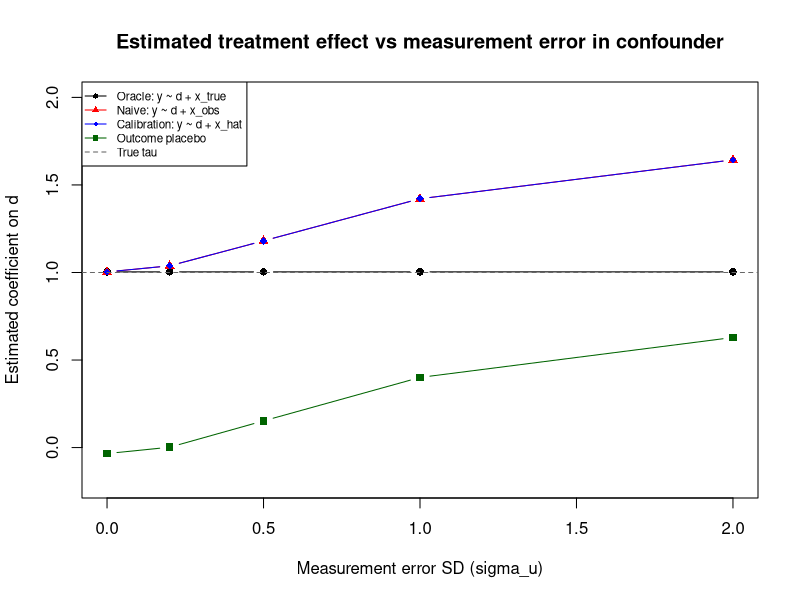
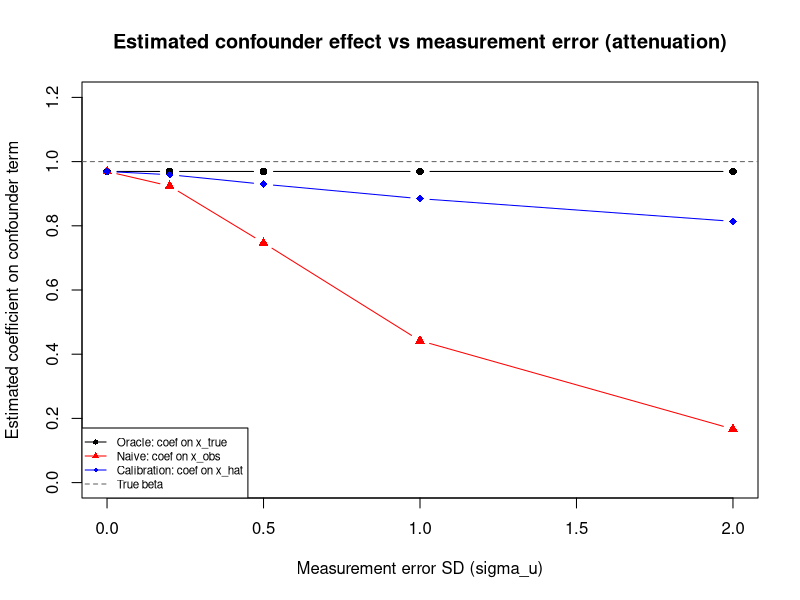
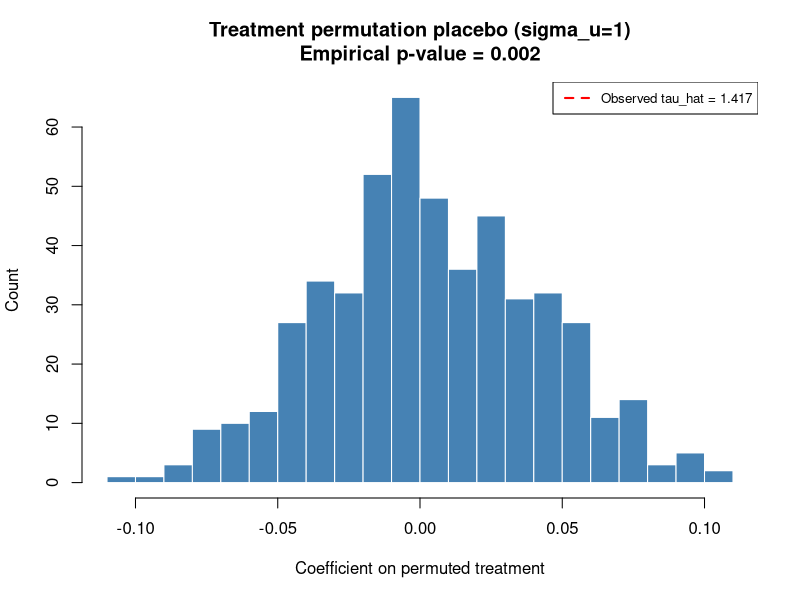

These figures' R source, in order:
###############################################################################
# Measurement Error + Placebo Tests Tutorial: R
# Author: Jared Edgerton
#
# This script demonstrates:
#   1) Classic measurement error in covariates (X_true vs X_observed)
#   2) How measurement error can bias regression estimates (including confounding)
#   3) Simple correction idea using a "validation subsample" (regression calibration)
#   4) Placebo tests as pipeline diagnostics:
#        - Outcome placebo (negative control outcome)
#        - Treatment permutation placebo (randomization inference)
#
# Dependencies: base R only (no packages required)
#
# Teaching note:
# - Written as a sequential workflow so students can see how the pipeline unfolds.
# - No user-defined functions.
# - Minimal control flow (loops are used for simulation/permutations).
###############################################################################

# -----------------------------------------------------------------------------
# Setup
# -----------------------------------------------------------------------------
set.seed(123)

dir.create("data_raw", showWarnings = FALSE)
dir.create("data_processed", showWarnings = FALSE)
dir.create("figures", showWarnings = FALSE)
dir.create("outputs", showWarnings = FALSE)
dir.create("src", showWarnings = FALSE)

# -----------------------------------------------------------------------------
# Part 1: A simple data generating process with confounding
# -----------------------------------------------------------------------------
# We simulate:
#   X_true: a true confounder (unobserved truth)
#   D: a treatment/exposure correlated with X_true
#   Y: an outcome affected by both D and X_true
#
# Then we observe:
#   X_obs = X_true + U   (measurement error in X)
#
# Key intuition:
# - If X_true is a confounder, we need to control for it to estimate the effect of D.
# - If we only have a noisy measure X_obs, we do not fully control for confounding.
# - As measurement error increases, bias in the estimated effect of D can increase.

n <- 5000

# True confounder
x_true <- rnorm(n, mean = 0, sd = 1)

# Treatment assignment correlated with x_true (logistic link)
# (This creates confounding: D is not independent of x_true.)
logit_p <- 1.0 * x_true
p <- 1 / (1 + exp(-logit_p))
d <- rbinom(n, size = 1, prob = p)

# True outcome model
tau <- 1.0     # true effect of D on Y
beta <- 1.0    # effect of X_true on Y
eps_y <- rnorm(n, mean = 0, sd = 1)

y <- tau * d + beta * x_true + eps_y

# Placebo outcome (negative control outcome): NOT affected by D by construction
eps_pl <- rnorm(n, mean = 0, sd = 1)
y_placebo <- 0.0 * d + beta * x_true + eps_pl

df_base <- data.frame(
  y = y,
  y_placebo = y_placebo,
  d = d,
  x_true = x_true
)

cat("\n--- Data preview ---\n")
print(head(df_base))
cat("\nTreatment rate:", round(mean(df_base$d), 4), "\n")

# -----------------------------------------------------------------------------
# Part 2: Measurement error settings
# -----------------------------------------------------------------------------
# We will vary the measurement error in X:
#   X_obs = X_true + U,  U ~ Normal(0, sigma_u)
#
# For each sigma_u, we will estimate:
#   (A) Oracle model: y ~ d + x_true           (best case; uses truth)
#   (B) Naive model:  y ~ d + x_obs            (what you do with a noisy measure)
#   (C) Calibration:  estimate x_true ~ x_obs in a validation sample, predict x_hat,
#                    then run y ~ d + x_hat
#
# We will also run an outcome placebo:
#   y_placebo ~ d + x_obs

sigma_u_grid <- c(0.0, 0.2, 0.5, 1.0, 2.0)
R <- 30  # repetitions (to see variability from measurement error draws)

# Fix a "validation sample" index set (20% of observations)
validation_share <- 0.20
validation_idx <- sample(1:n, size = floor(validation_share * n), replace = FALSE)
is_validation <- rep(FALSE, n)
is_validation[validation_idx] <- TRUE

# Storage
results_list <- list()

cat("\n--- Running measurement error simulations ---\n")
for (sigma_u in sigma_u_grid) {
  tau_oracle_vec <- numeric(R)
  tau_naive_vec <- numeric(R)
  tau_cal_vec <- numeric(R)
  tau_placebo_vec <- numeric(R)

  beta_oracle_vec <- numeric(R)
  beta_naive_vec <- numeric(R)
  beta_cal_vec <- numeric(R)

  for (r in 1:R) {
    # Draw measurement error and observed covariate
    u <- rnorm(n, mean = 0, sd = sigma_u)
    x_obs <- x_true + u

    df <- df_base
    df$x_obs <- x_obs

    # (A) Oracle regression: y ~ d + x_true
    fit_oracle <- lm(y ~ d + x_true, data = df)
    tau_oracle_vec[r] <- coef(fit_oracle)["d"]
    beta_oracle_vec[r] <- coef(fit_oracle)["x_true"]

    # (B) Naive regression with error-prone confounder: y ~ d + x_obs
    fit_naive <- lm(y ~ d + x_obs, data = df)
    tau_naive_vec[r] <- coef(fit_naive)["d"]
    beta_naive_vec[r] <- coef(fit_naive)["x_obs"]

    # (C) Regression calibration (validation subsample):
    #     estimate x_true ~ x_obs on validation sample, predict x_hat for all.
    df_val <- df[is_validation, ]
    fit_cal <- lm(x_true ~ x_obs, data = df_val)
    df$x_hat <- predict(fit_cal, newdata = df)

    fit_calibrated <- lm(y ~ d + x_hat, data = df)
    tau_cal_vec[r] <- coef(fit_calibrated)["d"]
    beta_cal_vec[r] <- coef(fit_calibrated)["x_hat"]

    # Outcome placebo: y_placebo ~ d + x_obs
    fit_placebo <- lm(y_placebo ~ d + x_obs, data = df)
    tau_placebo_vec[r] <- coef(fit_placebo)["d"]
  }

  # Summaries per sigma_u
  results_list[[length(results_list) + 1]] <- data.frame(
    sigma_u = sigma_u,
    tau_true = tau,
    tau_oracle_mean = mean(tau_oracle_vec),
    tau_naive_mean = mean(tau_naive_vec),
    tau_cal_mean = mean(tau_cal_vec),
    tau_placebo_mean = mean(tau_placebo_vec),
    tau_oracle_q025 = quantile(tau_oracle_vec, 0.025),
    tau_oracle_q975 = quantile(tau_oracle_vec, 0.975),
    tau_naive_q025 = quantile(tau_naive_vec, 0.025),
    tau_naive_q975 = quantile(tau_naive_vec, 0.975),
    tau_cal_q025 = quantile(tau_cal_vec, 0.025),
    tau_cal_q975 = quantile(tau_cal_vec, 0.975),
    beta_true = beta,
    beta_oracle_mean = mean(beta_oracle_vec),
    beta_naive_mean = mean(beta_naive_vec),
    beta_cal_mean = mean(beta_cal_vec)
  )

  cat("  done sigma_u =", sigma_u, "\n")
}

results <- do.call(rbind, results_list)
rownames(results) <- NULL

cat("\n--- Summary (means) ---\n")
print(results[, c("sigma_u", "tau_true", "tau_oracle_mean", "tau_naive_mean",
                   "tau_cal_mean", "tau_placebo_mean")])

write.csv(results, "outputs/measurement_error_results.csv", row.names = FALSE)

# -----------------------------------------------------------------------------
# Part 3: Plot how measurement error changes estimates
# -----------------------------------------------------------------------------
# Plot tau estimates vs sigma_u
png("figures/measurement_error_tau_vs_sigma.png", width = 800, height = 500, res = 150)
plot(results$sigma_u, results$tau_oracle_mean, type = "b", pch = 16,
     ylim = c(-0.2, 2.0), xlab = "Measurement error SD (sigma_u)",
     ylab = "Estimated coefficient on d",
     main = "Estimated treatment effect vs measurement error in confounder")
lines(results$sigma_u, results$tau_naive_mean, type = "b", pch = 17, col = "red")
lines(results$sigma_u, results$tau_cal_mean, type = "b", pch = 18, col = "blue")
lines(results$sigma_u, results$tau_placebo_mean, type = "b", pch = 15, col = "darkgreen")
abline(h = tau, lty = 2, col = "gray40")
legend("topleft", legend = c("Oracle: y ~ d + x_true", "Naive: y ~ d + x_obs",
                              "Calibration: y ~ d + x_hat", "Outcome placebo",
                              "True tau"),
       col = c("black", "red", "blue", "darkgreen", "gray40"),
       pch = c(16, 17, 18, 15, NA), lty = c(1, 1, 1, 1, 2), cex = 0.7)
dev.off()

# Plot beta estimates vs sigma_u (confounder coefficient attenuation)
png("figures/measurement_error_beta_vs_sigma.png", width = 800, height = 500, res = 150)
plot(results$sigma_u, results$beta_oracle_mean, type = "b", pch = 16,
     ylim = c(0, 1.2), xlab = "Measurement error SD (sigma_u)",
     ylab = "Estimated coefficient on confounder term",
     main = "Estimated confounder effect vs measurement error (attenuation)")
lines(results$sigma_u, results$beta_naive_mean, type = "b", pch = 17, col = "red")
lines(results$sigma_u, results$beta_cal_mean, type = "b", pch = 18, col = "blue")
abline(h = beta, lty = 2, col = "gray40")
legend("bottomleft", legend = c("Oracle: coef on x_true", "Naive: coef on x_obs",
                                 "Calibration: coef on x_hat", "True beta"),
       col = c("black", "red", "blue", "gray40"),
       pch = c(16, 17, 18, NA), lty = c(1, 1, 1, 2), cex = 0.7)
dev.off()

# -----------------------------------------------------------------------------
# Part 4: Treatment permutation placebo (randomization inference)
# -----------------------------------------------------------------------------
# Here we treat the observed estimate as a test statistic:
#   tau_hat_obs = coef on d in y ~ d + x_obs
# Then we build a null distribution by permuting d.

sigma_u_perm <- 1.0
u_perm <- rnorm(n, mean = 0, sd = sigma_u_perm)
x_obs_perm <- x_true + u_perm

df_perm_base <- df_base
df_perm_base$x_obs <- x_obs_perm

fit_obs <- lm(y ~ d + x_obs, data = df_perm_base)
tau_hat_obs <- coef(fit_obs)["d"]

cat("\n--- Permutation placebo setup ---\n")
cat("sigma_u used:", sigma_u_perm, "\n")
cat("Observed tau_hat (naive model):", round(tau_hat_obs, 4), "\n")

B <- 500
tau_perm <- numeric(B)

for (b in 1:B) {
  d_perm <- sample(df_perm_base$d)
  df_b <- df_perm_base
  df_b$d_perm <- d_perm

  fit_b <- lm(y ~ d_perm + x_obs, data = df_b)
  tau_perm[b] <- coef(fit_b)["d_perm"]
}

# Empirical two-sided p-value
p_emp <- (1 + sum(abs(tau_perm) >= abs(tau_hat_obs))) / (B + 1)
cat("Empirical p-value (two-sided):", round(p_emp, 4), "\n")

perm_df <- data.frame(tau_perm = tau_perm)
write.csv(perm_df, "outputs/permutation_tau_distribution.csv", row.names = FALSE)

# Plot permutation distribution + observed line
png("figures/permutation_placebo_tau_hist.png", width = 800, height = 500, res = 150)
hist(tau_perm, breaks = 30, col = "steelblue", border = "white",
     main = paste0("Treatment permutation placebo (sigma_u=", sigma_u_perm,
                   ")\nEmpirical p-value = ", round(p_emp, 3)),
     xlab = "Coefficient on permuted treatment", ylab = "Count")
abline(v = tau_hat_obs, lty = 2, lwd = 2, col = "red")
abline(v = -tau_hat_obs, lty = 2, lwd = 1, col = "red")
legend("topright", legend = paste0("Observed tau_hat = ", round(tau_hat_obs, 3)),
       lty = 2, lwd = 2, col = "red", cex = 0.8)
dev.off()

# -----------------------------------------------------------------------------
# End of script
# -----------------------------------------------------------------------------
cat("\nDone. Outputs written to:\n")
cat("  outputs/measurement_error_results.csv\n")
cat("  outputs/permutation_tau_distribution.csv\n")
cat("  figures/measurement_error_tau_vs_sigma.png\n")
cat("  figures/measurement_error_beta_vs_sigma.png\n")
cat("  figures/permutation_placebo_tau_hist.png\n")
###############################################################################
